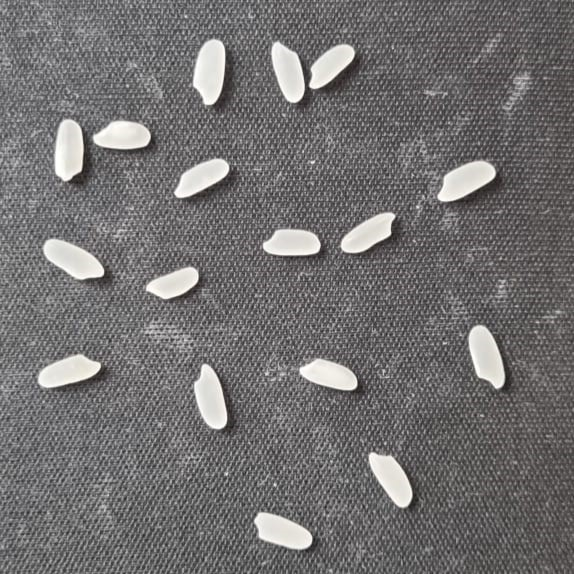
#> input picture odev3/rice.jpg, 574 x 574 px
$ python RiceCounter.py
#> lines starting #> are read from the running program, lines starting #| are printed output that depends on the picture; after the words box and inside, x2 and y2 are one past the last pixel; in counts of white or black regions, pixels touching at a corner belong together
import cv2 as cv
import numpy as np

rice = cv.imread("rice.jpg", cv.IMREAD_GRAYSCALE)
#> rice: shape (574, 574); min 24, max 255, mean 112.7

thresh, output_bintresh = cv.threshold (rice, 200,255, cv.THRESH_BINARY)
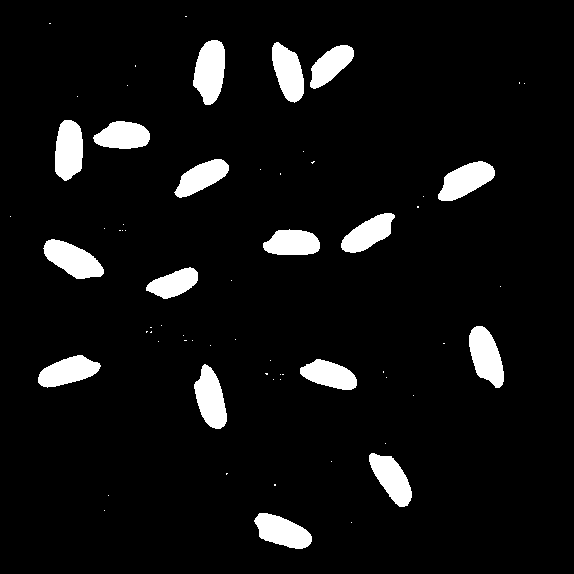
#> output_bintresh: shape (574, 574); 6.6% white; 65 white regions (48 under 20 px), largest, box (x1, y1, x2, y2) and area: (193, 40, 225, 105) 1539, (43, 239, 104, 279) 1447, (469, 326, 504, 388) 1429
cv.imshow("Esikleme", output_bintresh)
print("Eşikleme tamamlandi", thresh)

thresh, output_otsuthresh = cv.threshold(rice, 0, 255, cv.THRESH_BINARY | cv.THRESH_OTSU)
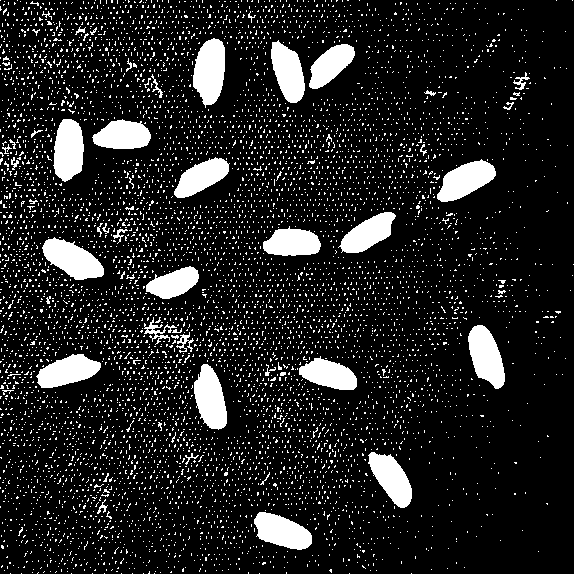
#> output_otsuthresh: shape (574, 574); 13% white; 6784 white regions (6731 under 20 px), largest, box (x1, y1, x2, y2) and area: (193, 38, 225, 108) 1637, (42, 237, 104, 280) 1579, (468, 325, 505, 389) 1529
#> thresh = 148
cv.imshow("Otsu Esikleme", output_otsuthresh)
print("Otsu Esikleme", thresh)
#| Otsu Esikleme 148.0

kernel = np.ones((5,5),np.uint8)
output_erosion = cv.erode(output_otsuthresh, kernel)
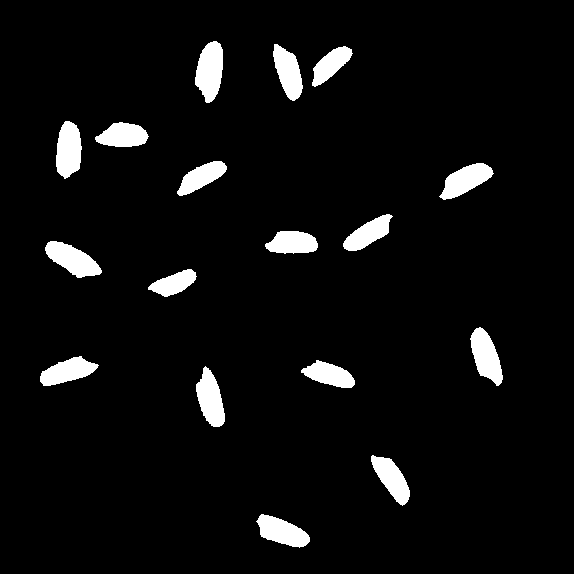
#> output_erosion: shape (574, 574); 5.3% white; 17 white regions
cv.imshow("Puruz Azaltma", output_erosion)

contours, hierarchy = cv.findContours(output_erosion, cv.RETR_EXTERNAL, cv.CHAIN_APPROX_SIMPLE)
#> contours = 17 contours; largest, box (x1, y1, x2, y2) and area: (195, 41, 223, 103) 1184, (45, 241, 102, 278) 1110, (56, 121, 82, 179) 1088, (470, 327, 503, 386) 1076, (196, 366, 225, 427) 1042

print("Pirinc sayisi:", len(contours))
#| Pirinc sayisi: 17

cv.waitKey(0)
